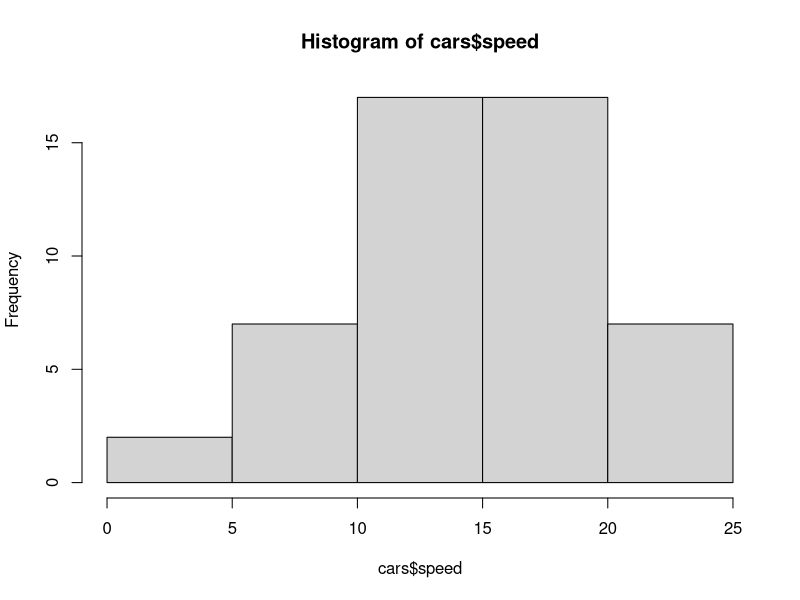
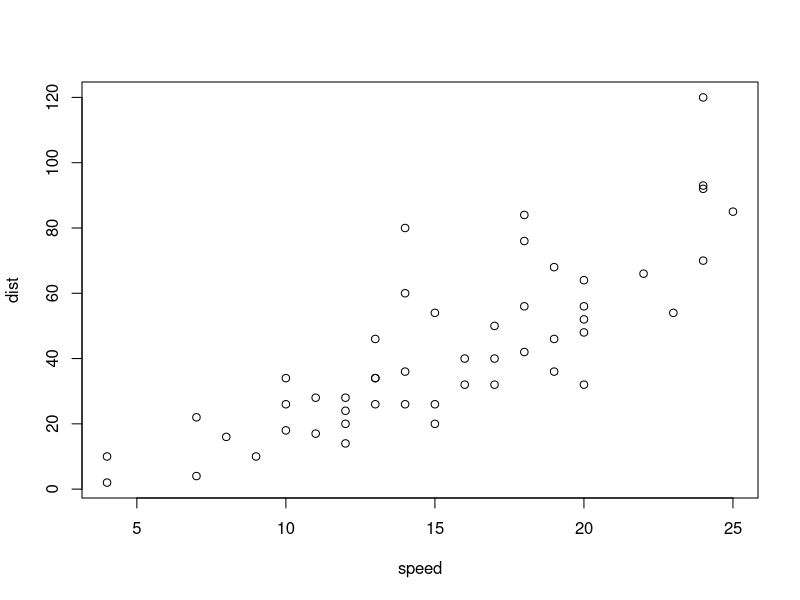
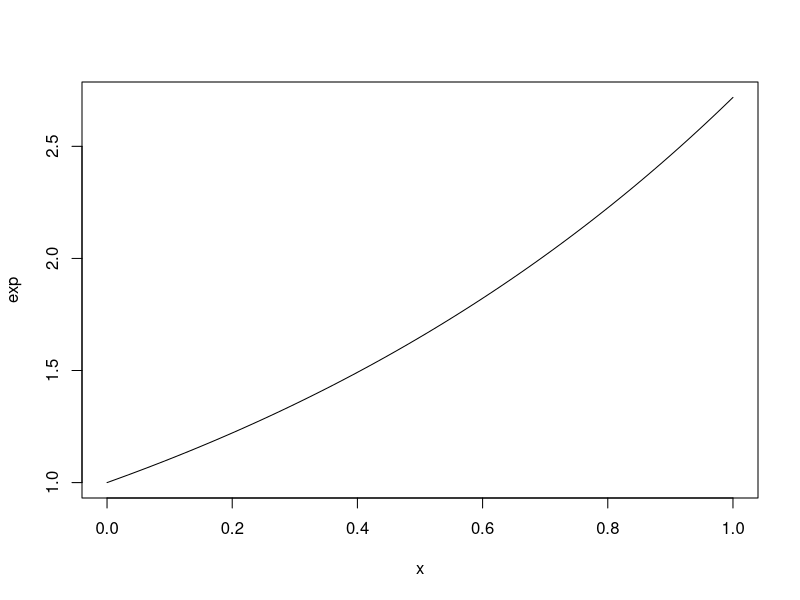

The R source for these figures, in order: (Note: this script raises an error after producing the figures.)
## ----echo=FALSE,message=FALSE, warning = FALSE----
library(tidyverse)

## ----calc2, echo=TRUE-------
#simple math operations
# <-- is a comment - code not evaluated
3 + 7
10 * exp(3) #exp is exponential function
log(pi^2) #log is natural log by default


## ----basic, echo = TRUE, out.width = "400px", fig.align='center'----
mean(cars$speed)
hist(cars$speed)


## ----save,echo=TRUE---------
#save for later
avg <- (5 + 7 + 6) / 3
#call avg object
avg
#strings (text) can be saved as well
words <- c("Hello there!", "How are you?")
words


## ----ls, echo = TRUE--------
ls()


## ----rm, echo = TRUE--------
rm(avg)
ls()


## ----builtin, echo = TRUE----
letters
head(cars, n = 3)


## ----str1, echo = TRUE------
class(cars)


## ----str2, echo = TRUE------
class(exp)


## ----plot1, echo = TRUE, fig.align = 'center', out.width = '350px'----
plot(cars)


## ----plot2, echo = TRUE, fig.align = 'center', out.width = '350px'----
plot(exp)


## ----create, echo = TRUE----
vec <- c(1, 4, 10)
class(vec)

fit <- lm(dist ~ speed, data = cars)
class(fit)


## ----obj2, echo = TRUE------
class(cars)


## ----obj3, echo = TRUE------
typeof(cars)


## ----obj1, echo = TRUE------
str(cars)



## ----vecs-------------------
#vectors (1 dimensional) objects
x <- c(17, 22, 1, 3, -3)
y <- c("cat", "dog", "bird", "frog")
x
y



## ----seq1-------------------
v <- seq(from = 1, to = 5, by = 1)
v


## ----seq2-------------------
v <- seq(from = 1, to = 5, by = 1)
v
str(v)


## ----seq3-------------------
1:20 


## ----seq5-------------------
1:20/20
1:20 + 1




## ----popvec,echo=TRUE-------
#populate vectors
x <- c(17, 3, 13, 11)
y <- rep(-3, times = 4)
z <- 1:4


## ----popvec2,echo=TRUE------
#populate vectors
x <- c(17, 3, 13, 11)
y <- rep(-3, times = 4)
z <- 1:4


## ----checktype, echo = TRUE----
#check 'type'
is.numeric(x)
is.numeric(y)
is.numeric(z)


## ----popvec3,echo=TRUE------
#populate vectors
x <- c(17, 3, 13, 11)
y <- rep(-3, times = 4)
z <- 1:4


## ----checktype2, echo = TRUE----
#check 'type'
is.numeric(x)
is.numeric(y)
is.numeric(z)


## ----checklength, echo = TRUE----
#check 'length'
length(x)
length(y)
length(z)


## ----mat1,echo=TRUE---------
#populate vectors
x <- c(17, 3, 13, 11)
y <- rep(-3, times = 4)
z <- 1:4
#combine in a matrix
matrix(c(x, y, z), ncol = 3)


## ----mat2,echo=TRUE---------
x <- c("Hi", "There", "Friend", "!")
y <- c("a", "b", "c", "d")
z <- c("One", "Two", "Three", "Four")
is.character(x)


## ----mat3, echo = TRUE------
matrix(c(x, y, z), nrow = 6)



## ----df1,echo=TRUE----------
x <- c("a", "b", "c", "d", "e", "f")
y <- c(1, 3, 4, -1, 5, 6)
z <- 10:15
data.frame(x, y, z)


## ----df2,echo=TRUE,eval=TRUE----
data.frame(char = x, data1 = y, data2 = z)



## ----list1,echo=TRUE--------
list(1:3, rnorm(2), c("!", "?"))


## ----list2,echo=TRUE--------
list(seq = 1:3, normVals = rnorm(2), punctuation = c("!", "?"))


## ----indexVec---------------
letters #built-in vector


## ---------------------------
letters[1] #R starts counting at 1!


## ---------------------------
letters[26]


## ----indexVec2--------------
letters[1:4]
letters[c(5, 10, 15, 20, 25)]
x <- c(1, 2, 5); letters[x]


## ----indexVec3--------------
letters[-(1:4)]
x <- c(1, 2, 5); letters[-x]


## ----matindex---------------
mat <- matrix(c(1:4, 20:17), ncol = 2)
mat


## ----matindex2--------------
mat
mat[c(2, 4), ]


## ----matindex3--------------
mat[, 1]
mat[2, ]
mat[2, 1]


## ----matindex4,eval=FALSE----
## mat <- matrix(c(1:4, 20:17), ncol = 2,
##         ###<b>
##           dimnames = list(NULL,
##                 c("First", "Second"))
##         ###</b>
##         )
## mat

## ----matindex5,echo=FALSE----
mat<-matrix(c(1:4,20:17),ncol=2,
            dimnames=list(NULL,
              c("First","Second")))
mat


## ----matindex6--------------
mat[, "First"]


## ----matindex7, error = TRUE----
mat[-c(1,3), -"First"]


## ----matindex8, error = TRUE----
mat[-c(1,3), "First"]


## ----irisstr----------------
str(iris)


## ----dfindex----------------
iris[1:4, 2:4]


## ----dfindex1b--------------
iris[1, ]


## ----dfindex2---------------
iris[ , c("Sepal.Length", "Species")]


## ----dfindex3---------------
iris$Sepal.Length


## ----listindex1-------------
x <- list("HI", c(10:20), 1)
x


## ----listindex1b------------
x <- list("HI", c(10:20), 1)
x[2:3]


## ----listindex2-------------
x <- list("HI", c(10:20), 1)
x[1]
x[[1]]


## ----listindex3-------------
x[[2]]
x[[2]][4:5]


## ----listindex4-------------
x <- list("HI", c(10:20), 1)
str(x)
x <- list(First = "Hi", Second = c(10:20), Third = 1)
x$Second


## ----dflist-----------------
str(x)
str(iris)


## ----dflist2----------------
typeof(x)
typeof(iris)


## ----listindex5-------------
iris[[2]]


## ---------------------------
iris$Sp


## ---------------------------
iris[["Petal.Len", exact = FALSE]]

